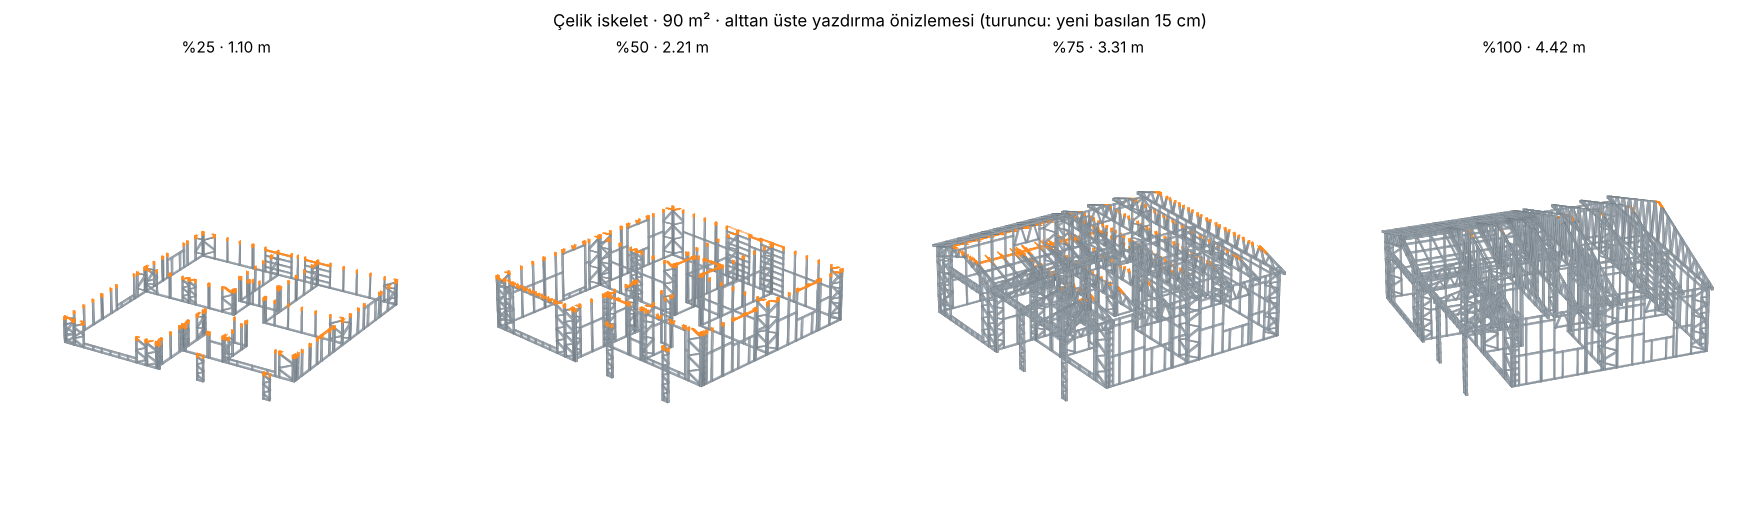

Python code for this plot:
"""GLB'yi geri okur ve "alttan üste yazdırma" önizlemesini çizer (Blender'sız, matplotlib).

Her karede kesit yüksekliğinin altındaki üçgenler gri, kesite en yakın 15 cm turuncu (yeni basılan katman).
Kullanım: python onizleme.py celik_iskelet_90m2.glb onizleme.png
"""
import json, struct, sys
import numpy as np
import matplotlib; matplotlib.use('Agg')
import matplotlib.pyplot as plt
from mpl_toolkits.mplot3d.art3d import Poly3DCollection


def glb_oku(yol):
    b = open(yol, 'rb').read()
    n_js = struct.unpack_from('<I', b, 12)[0]
    g = json.loads(b[20:20 + n_js]); bin_ = b[20 + n_js + 8:]
    def dizi(i, tip, n):
        a = g['accessors'][i]; v = g['bufferViews'][a['bufferView']]
        return np.frombuffer(bin_, tip, a['count'] * n, v['byteOffset']).reshape(-1, n) if n > 1 else np.frombuffer(bin_, tip, a['count'], v['byteOffset'])
    U = []
    for m in g['meshes']:
        pr = m['primitives'][0]
        P = dizi(pr['attributes']['POSITION'], np.float32, 3); I = dizi(pr['indices'], np.uint32, 1)
        P = np.c_[P[:, 0], -P[:, 2], P[:, 1]]                    # Y-yukarı -> Z-yukarı
        U.append(P[I.reshape(-1, 3)])
    return np.concatenate(U)


def kirp(ucgenler, alt, ust):
    """Üçgenleri alt <= z <= ust bandına kırpar (her düzlem için Sutherland–Hodgman)."""
    cikti = []
    for t in ucgenler:
        poli = list(t)
        for z0, isaret in ((ust, 1), (alt, -1)):
            yeni = []
            for i in range(len(poli)):
                a, b = poli[i], poli[(i + 1) % len(poli)]
                ia, ib = isaret * (a[2] - z0) <= 0, isaret * (b[2] - z0) <= 0
                if ia:
                    yeni.append(a)
                if ia != ib:
                    yeni.append(a + (b - a) * (z0 - a[2]) / (b[2] - a[2]))
            poli = yeni
            if len(poli) < 3:
                break
        if len(poli) >= 3:
            cikti.append(np.array(poli))
    return cikti


T = glb_oku(sys.argv[1])
zmax = T[:, :, 2].max(); tz = T[:, :, 2].min(1)
fig = plt.figure(figsize=(16, 4.6))
for j, oran in enumerate((0.25, 0.5, 0.75, 1.0)):
    H = oran * zmax + 1e-6
    ax = fig.add_subplot(1, 4, j + 1, projection='3d')
    aday = T[tz <= H]
    eski = kirp(aday, -1.0, H - 0.15); yeni = kirp(aday, H - 0.15, H)
    ax.add_collection3d(Poly3DCollection(eski, facecolor='#9aa4ad', edgecolor='#59636c', linewidths=0.08))
    if len(yeni):
        ax.add_collection3d(Poly3DCollection(yeni, facecolor='#ff8a1f', edgecolor='#ff8a1f', linewidths=0.2))
    r = 5.6
    ax.set_xlim(-r, r); ax.set_ylim(-r, r); ax.set_zlim(0, 2 * r * 0.45)
    ax.set_box_aspect((1, 1, 0.45)); ax.view_init(elev=24, azim=-58 + 12 * j); ax.set_axis_off()
    ax.set_title(f'%{int(oran * 100)} · {H:.2f} m', fontsize=10)
fig.suptitle('Çelik iskelet · 90 m² · alttan üste yazdırma önizlemesi (turuncu: yeni basılan 15 cm)', fontsize=11)
plt.tight_layout(); plt.savefig(sys.argv[2], dpi=110)
print('yazıldı:', sys.argv[2], '· üçgen', len(T), '· yükseklik', round(float(zmax), 3), 'm')
